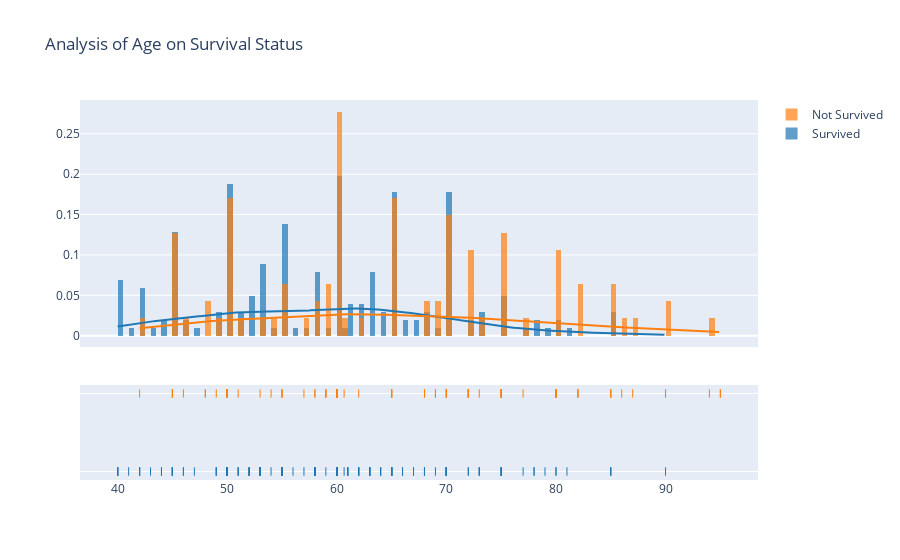

The cell this chart's notebook holds for it:
### Markdown cell above
# Gender Factor Analysis

### Code cell
surv = heart_data[heart_data['DEATH_EVENT']==0]['age']
not_surv = heart_data[heart_data['DEATH_EVENT']==1]['age']
hist_data = [surv, not_surv]
group_labels = ['Survived', 'Not Survived']

fig = ff.create_distplot(hist_data, group_labels, bin_size=0.5)
fig.update_layout(
title_text = 'Analysis of Age on Survival Status')
fig.show()

### Figure 1 — Plotly figure (JSON) as saved in the notebook; plotly's stock layout.template omitted (floating-point values rounded to 4 significant figures; data arrays with more than 128 entries replaced by an {"elided": "..."} marker saying what was removed)
{"data": [{"autobinx": false, "histnorm": "probability density", "legendgroup": "Survived", "marker": {"color": "rgb(31, 119, 180)"}, "name": "Survived", "opacity": 0.7, "type": "histogram", "x": {"elided": "203 float values"}, "xaxis": "x", "xbins": {"end": 90, "size": 0.5, "start": 40}, "yaxis": "y"}, {"autobinx": false, "histnorm": "probability density", "legendgroup": "Not Survived", "marker": {"color": "rgb(255, 127, 14)"}, "name": "Not Survived", "opacity": 0.7, "type": "histogram", "x": [75, 55, 65, 50, 65, 90, 75, 60, 65, 80, 75, 62, 45, 50, 82, 87, 45, 70, 48, 65, 68, 75, 80, 95, 70, 58, 82, 94, 85, 50, 65, 69, 90, 82, 60, 70, 50, 70, 60, 50, 51, 60, 80, 57, 68, 53, 60, 70, 60, 95, 49, 72, 45, 50, 45, 60, 42, 72, 70, 65, 85, 69, 60, 60, 59, 60, 72, 85, 70, 86, 60, 46, 80, 72, 75, 72, 50, 45, 80, 59, 59, 65, 75, 58, 60.67, 50, 60, 45, 77, 48, 54, 73, 60, 55, 65, 55], "xaxis": "x", "xbins": {"end": 95, "size": 0.5, "start": 42}, "yaxis": "y"}, {"legendgroup": "Survived", "marker": {"color": "rgb(31, 119, 180)"}, "mode": "lines", "name": "Survived", "showlegend": false, "type": "scatter", "x": {"elided": "500 float values"}, "xaxis": "x", "y": {"elided": "500 float values"}, "yaxis": "y"}, {"legendgroup": "Not Survived", "marker": {"color": "rgb(255, 127, 14)"}, "mode": "lines", "name": "Not Survived", "showlegend": false, "type": "scatter", "x": {"elided": "500 float values"}, "xaxis": "x", "y": {"elided": "500 float values"}, "yaxis": "y"}, {"legendgroup": "Survived", "marker": {"color": "rgb(31, 119, 180)", "symbol": "line-ns-open"}, "mode": "markers", "name": "Survived", "showlegend": false, "type": "scatter", "x": {"elided": "203 float values"}, "xaxis": "x", "y": {"elided": "203 str values"}, "yaxis": "y2"}, {"legendgroup": "Not Survived", "marker": {"color": "rgb(255, 127, 14)", "symbol": "line-ns-open"}, "mode": "markers", "name": "Not Survived", "showlegend": false, "type": "scatter", "x": [75, 55, 65, 50, 65, 90, 75, 60, 65, 80, 75, 62, 45, 50, 82, 87, 45, 70, 48, 65, 68, 75, 80, 95, 70, 58, 82, 94, 85, 50, 65, 69, 90, 82, 60, 70, 50, 70, 60, 50, 51, 60, 80, 57, 68, 53, 60, 70, 60, 95, 49, 72, 45, 50, 45, 60, 42, 72, 70, 65, 85, 69, 60, 60, 59, 60, 72, 85, 70, 86, 60, 46, 80, 72, 75, 72, 50, 45, 80, 59, 59, 65, 75, 58, 60.67, 50, 60, 45, 77, 48, 54, 73, 60, 55, 65, 55], "xaxis": "x", "y": ["Not Survived", "Not Survived", "Not Survived", "Not Survived", "Not Survived", "Not Survived", "Not Survived", "Not Survived", "Not Survived", "Not Survived", "Not Survived", "Not Survived", "Not Survived", "Not Survived", "Not Survived", "Not Survived", "Not Survived", "Not Survived", "Not Survived", "Not Survived", "Not Survived", "Not Survived", "Not Survived", "Not Survived", "Not Survived", "Not Survived", "Not Survived", "Not Survived", "Not Survived", "Not Survived", "Not Survived", "Not Survived", "Not Survived", "Not Survived", "Not Survived", "Not Survived", "Not Survived", "Not Survived", "Not Survived", "Not Survived", "Not Survived", "Not Survived", "Not Survived", "Not Survived", "Not Survived", "Not Survived", "Not Survived", "Not Survived", "Not Survived", "Not Survived", "Not Survived", "Not Survived", "Not Survived", "Not Survived", "Not Survived", "Not Survived", "Not Survived", "Not Survived", "Not Survived", "Not Survived", "Not Survived", "Not Survived", "Not Survived", "Not Survived", "Not Survived", "Not Survived", "Not Survived", "Not Survived", "Not Survived", "Not Survived", "Not Survived", "Not Survived", "Not Survived", "Not Survived", "Not Survived", "Not Survived", "Not Survived", "Not Survived", "Not Survived", "Not Survived", "Not Survived", "Not Survived", "Not Survived", "Not Survived", "Not Survived", "Not Survived", "Not Survived", "Not Survived", "Not Survived", "Not Survived", "Not Survived", "Not Survived", "Not Survived", "Not Survived", "Not Survived", "Not Survived"], "yaxis": "y2"}], "layout": {"barmode": "overlay", "hovermode": "closest", "legend": {"traceorder": "reversed"}, "title": {"text": "Analysis of Age on Survival Status"}, "xaxis": {"anchor": "y2", "domain": [0, 1], "zeroline": false}, "yaxis": {"anchor": "free", "domain": [0.35, 1], "position": 0}, "yaxis2": {"anchor": "x", "domain": [0, 0.25], "dtick": 1, "showticklabels": false}}}
